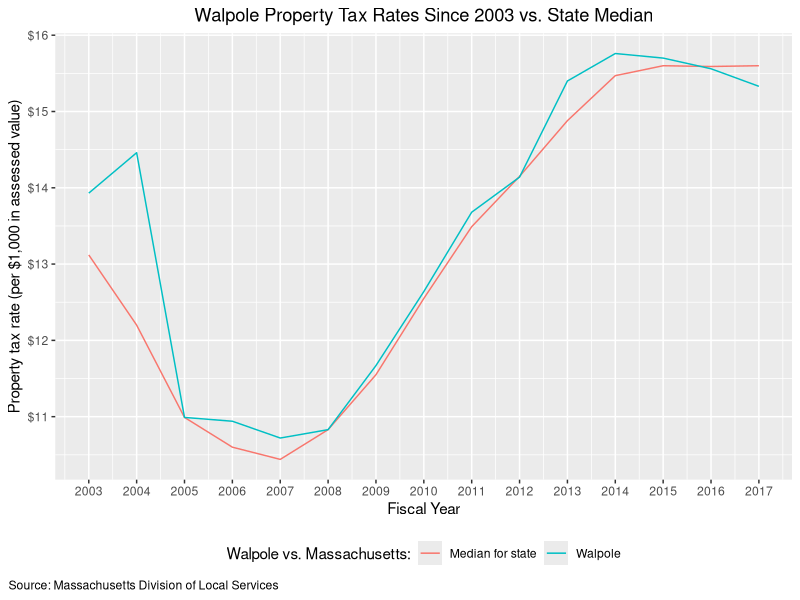
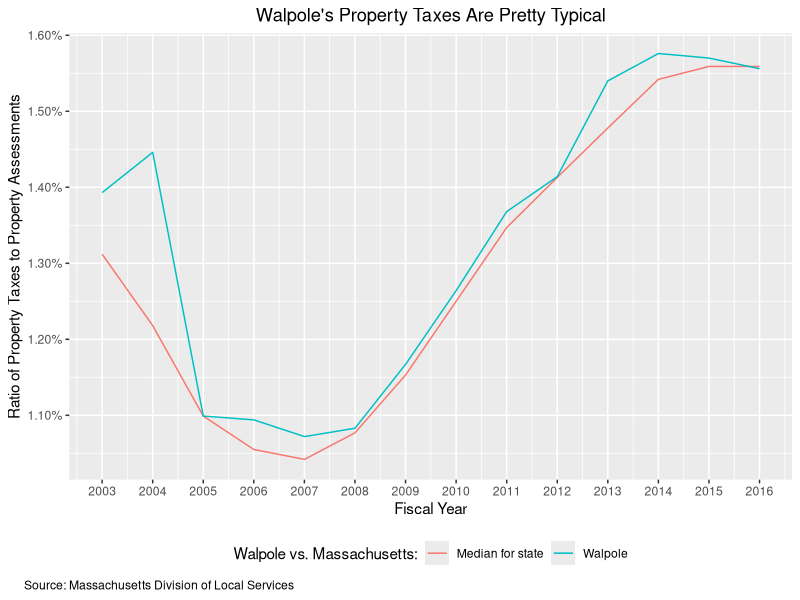

Write R code to recreate these figures, in order.
# By Andrew Flowers, andrew.w.flowers@gmail.com
# What is the Walpole, MA residential real estate tax burden?
# Source: Massachusetts Division of Local Services
# Link: http://www.mass.gov/dor/local-officials/municipal-databank-and-local-aid-unit/databank-reports-new.html

library(tidyverse)
library(scales)

# Data on total tax levies by class
raw_tax_by_class_to_09 <- read_csv("Tax_LeviesbyClass_2009_present.csv")
raw_tax_by_class_pre_09 <- read_csv("Tax_LeviesbyClass_2003_2008.csv")
raw_tax_by_class <- bind_rows(raw_tax_by_class_to_09, raw_tax_by_class_pre_09)

# Data on total property assessments by class
raw_assessed_by_class <- read_csv("AssessedValuebyClass.csv")

# Analysis of tax rates
all_tax_rates_by_class <- read_csv("tax_rates_by_class_all.csv")

walpole_rates <- all_tax_rates_by_class %>% 
  filter(Municipality == "Walpole") %>% 
  group_by(`Fiscal Year`) %>% 
  summarize(walpole_tax = median(Residential)) %>% 
  rename(year = `Fiscal Year`)

state_rates <- all_tax_rates_by_class %>% 
  group_by(`Fiscal Year`) %>% 
  summarize(median_tax = median(Residential)) %>% 
  rename(year = `Fiscal Year`)

state_rates %>% 
  left_join(walpole_rates, by = 'year') %>% 
  rename(`Median for state` = median_tax, Walpole = walpole_tax) %>% 
  gather(`Walpole vs. Massachusetts:`, num, -year) %>% 
  ggplot(aes(x = year, y = num, group = `Walpole vs. Massachusetts:`, color = `Walpole vs. Massachusetts:`)) + 
  scale_y_continuous(labels=dollar_format(prefix="$")) +
  scale_x_continuous(breaks = c(2003:2017))+
  geom_line() +
  xlab("Fiscal Year") + ylab("Property tax rate (per $1,000 in assessed value)") +
  ggtitle("Walpole Property Tax Rates Since 2003 vs. State Median") + 
  theme(plot.title = element_text(hjust = 0.5),
        plot.caption = element_text(hjust = -0.1)) +
  theme(legend.position="bottom") +
  labs(caption = "Source: Massachusetts Division of Local Services")

# Analysis of total tax levies vs. total real estate assesment
raw_assessed_by_class %>% 
  left_join(raw_tax_by_class %>% select(2:4), by = c('NAME', 'Year'= 'YEAR')) %>% 
  rename(res_assessment = Residential, res_tax_levies = RESIDENTIAL) %>% 
  mutate(tax_ratio = res_tax_levies / res_assessment) %>% 
  select(2:4, res_tax_levies, tax_ratio) %>% 
  group_by(Year) %>% 
  summarize(median_ratio = median(tax_ratio)) %>% 
  left_join(raw_assessed_by_class %>% 
              left_join(raw_tax_by_class %>% select(2:4), by = c('NAME', 'Year'= 'YEAR')) %>% 
              rename(res_assessment = Residential, res_tax_levies = RESIDENTIAL) %>% 
              mutate(tax_ratio = res_tax_levies / res_assessment) %>% 
              select(2:4, res_tax_levies, tax_ratio) %>% 
              filter(NAME == "Walpole") %>% 
              group_by(Year) %>% 
              summarize(walpole_ratio = median(tax_ratio)), 
            by = 'Year') %>% 
  filter(!is.na(Year) & Year < 2017) %>% 
  rename(`Median for state` = median_ratio, Walpole = walpole_ratio) %>% 
  gather(`Walpole vs. Massachusetts:`, num, -Year) %>% 
  ggplot(aes(x = Year, y = num, group = `Walpole vs. Massachusetts:`, color = `Walpole vs. Massachusetts:`)) + 
  scale_y_continuous(labels=percent) +
  scale_x_continuous(breaks = c(2003:2016))+
  geom_line() +
  xlab("Fiscal Year") + ylab("Ratio of Property Taxes to Property Assessments") +
  ggtitle("Walpole's Property Taxes Are Pretty Typical") + 
  theme(plot.title = element_text(hjust = 0.5),
        plot.caption = element_text(hjust = -0.1)) +
  theme(legend.position="bottom") +
  labs(caption = "Source: Massachusetts Division of Local Services")

# Analysis of average single family tax bill
tax_bill <- read_csv("avgsinglefamtaxbill.csv")

tax_bill %>% 
  rename(avg_tax_bill = `Single Family Tax Bill*`) %>%
  filter(Municipality == "Walpole") %>% 
  group_by(Year) %>% 
  summarize(walpole_tax = mean(avg_tax_bill),
            walpole_homes = mean(`Average Single Family Value`))